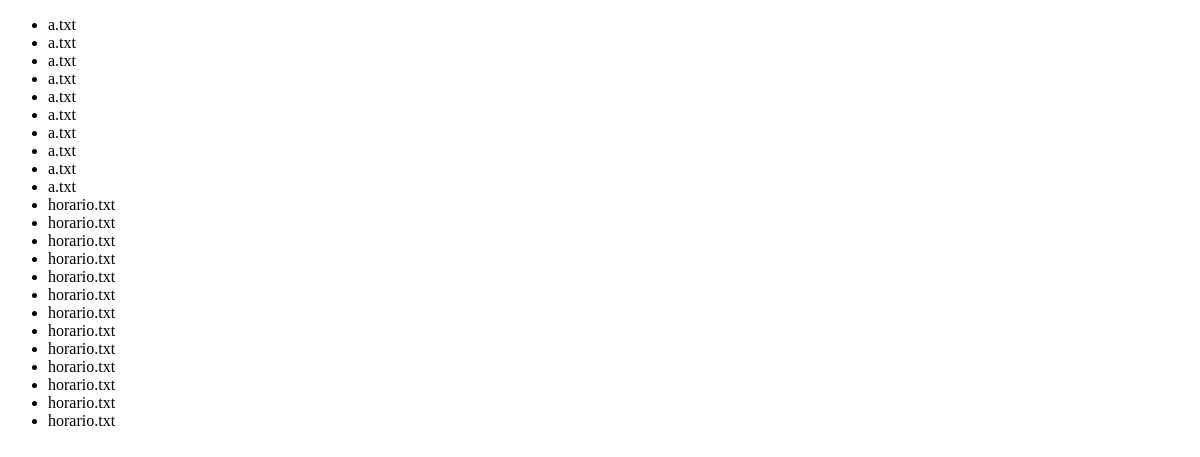
Page /files/list on the earlier database version.
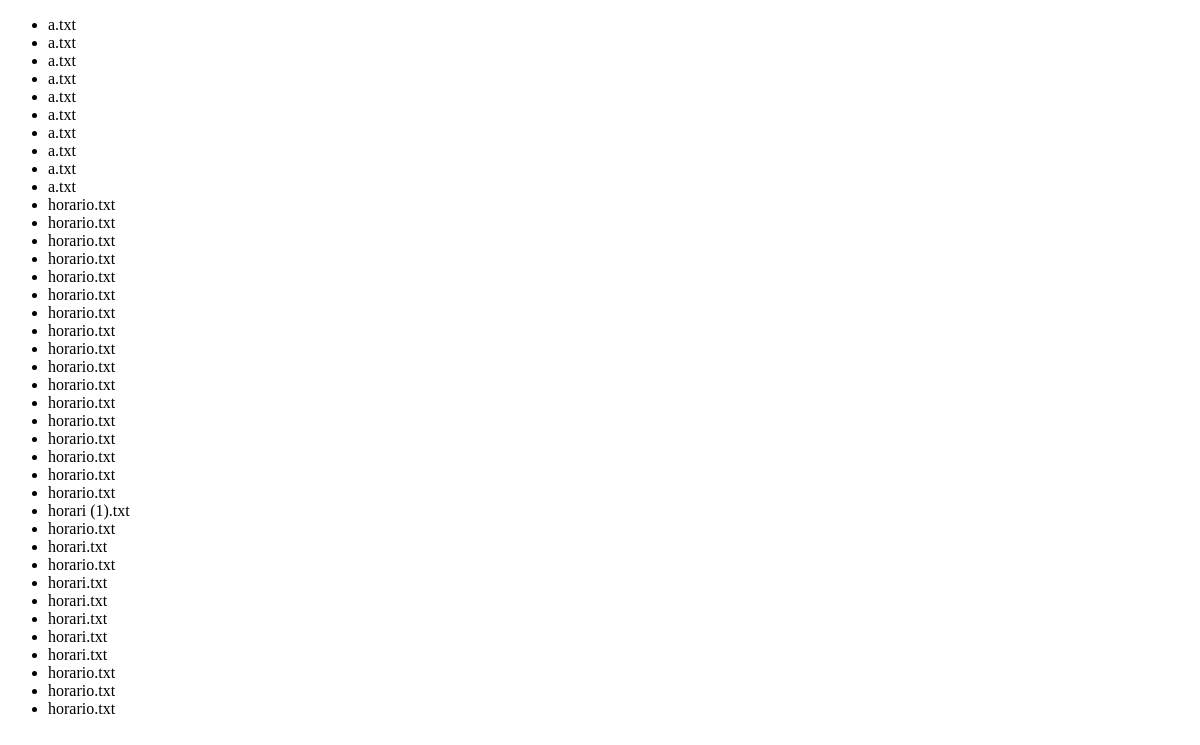
Same page on the later database version.
### members/models.py (models this page shows, shortened)
class File(models.Model):
    id = models.AutoField(primary_key=True)
    filename = models.CharField(max_length=255)
    created = models.DateTimeField(auto_now_add=True)
    file = models.FileField(
        upload_to='files/%Y/%m',
        validators=[FileExtensionValidator(allowed_extensions=['txt'])]
    )

### members/views.py (the view)
# urls.py: path('files/list', views.files_list),
def files_list(request):
  files = File.objects.all()
  context = {
    'files': files,
  }
  template = loader.get_template('file_list.html')
  return HttpResponse(template.render(context, request))

### templates/file_list.html (shortened to what this page needs)
<!DOCTYPE html>
<html lang="en">
<head>
</head>
<body>
<ul>
    {% for file in files %}
        <li>{{ file.filename }}</li>
    {% endfor %}
</ul>
</body>
</html>

Differences in the rows shown:
added File: filename "horario.txt"
added File: filename "horario.txt"
added File: filename "horario.txt"
added File: filename "horario.txt"
added File: filename "horari (1).txt"
added File: filename "horario.txt"
added File: filename "horari.txt"
added File: filename "horario.txt"
added File: filename "horari.txt"
added File: filename "horari.txt"
added File: filename "horari.txt"
added File: filename "horari.txt"
added File: filename "horari.txt"
added File: filename "horario.txt"
added File: filename "horario.txt"
added File: filename "horario.txt"
